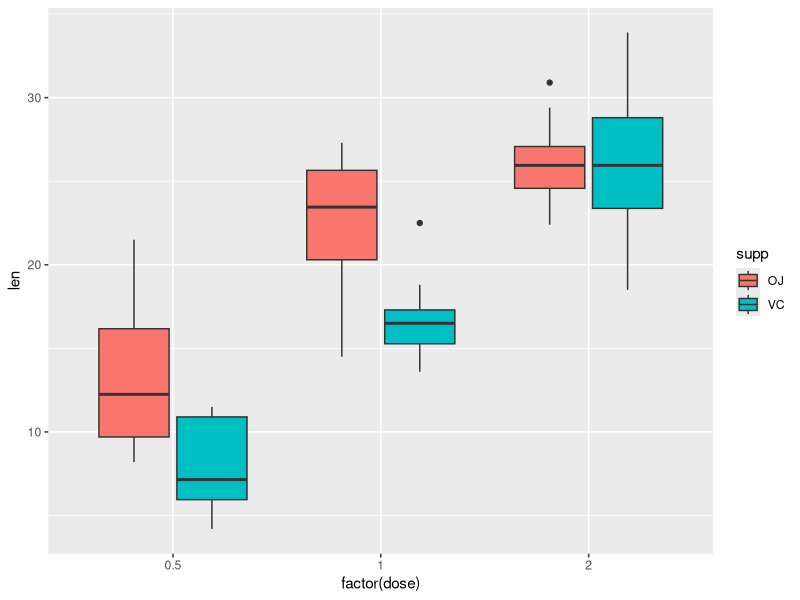

This figure's R source:
## ---- chunk 1
library(dplyr)
library(ggplot2)
## ---- chunk 2
str(ToothGrowth)
## ---- chunk 3
ToothGrowth %>% count(supp, dose)
## ---- chunk 4
ToothGrowth %>% group_by(dose, supp) %>%
  summarise(quartile1=quantile(len,0.25), median=median(len),
            quartile2=quantile(len,0.75), iqr= IQR(len), mean=mean(len), 
            .groups="drop")

ToothGrowth %>% 
  summarise(quartile1=quantile(len,0.25), median=median(len),
            quartile2=quantile(len,0.75), iqr= IQR(len), mean=mean(len))
## ---- chunk 5
ToothGrowth %>% ggplot(aes(factor(dose), len, fill=supp)) + geom_boxplot()
## ---- chunk 6
OJ_0.5<-ToothGrowth %>% filter(dose==0.5, supp=="OJ") %>% select(len)
VC_0.5<-ToothGrowth %>% filter(dose==0.5, supp=="VC") %>% select(len)
t.test(OJ_0.5, VC_0.5, paired=F)
